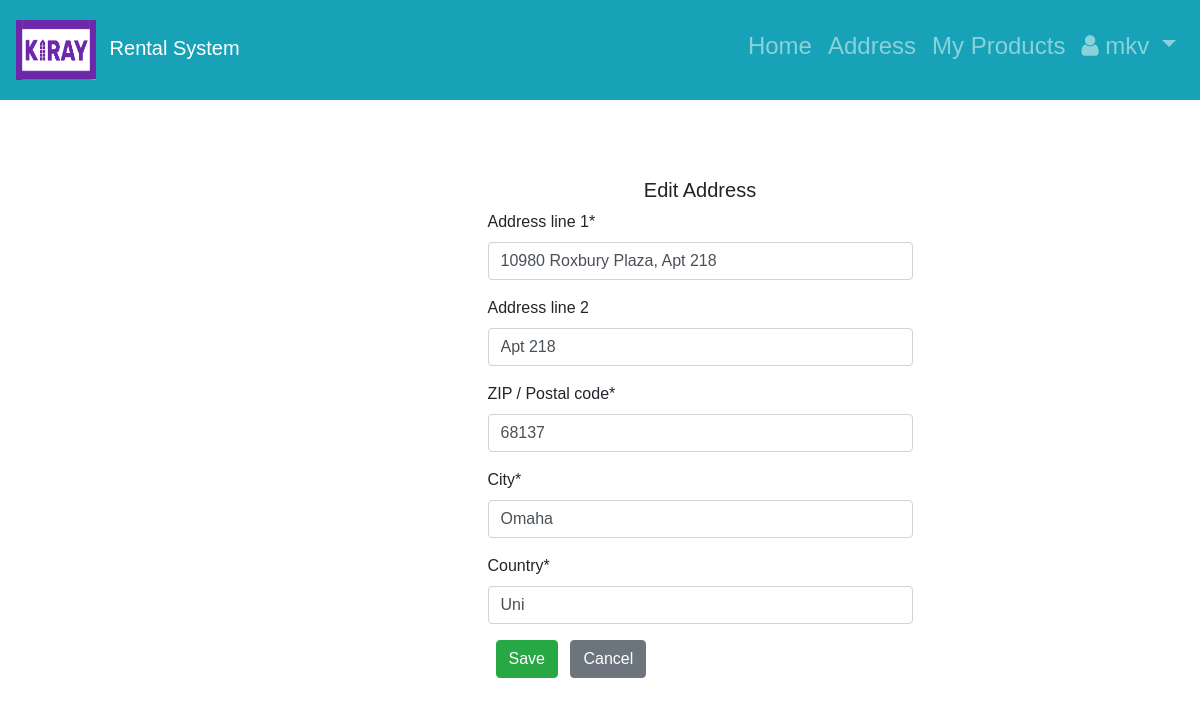
The app's page /1/edit/ (signed in), older data.
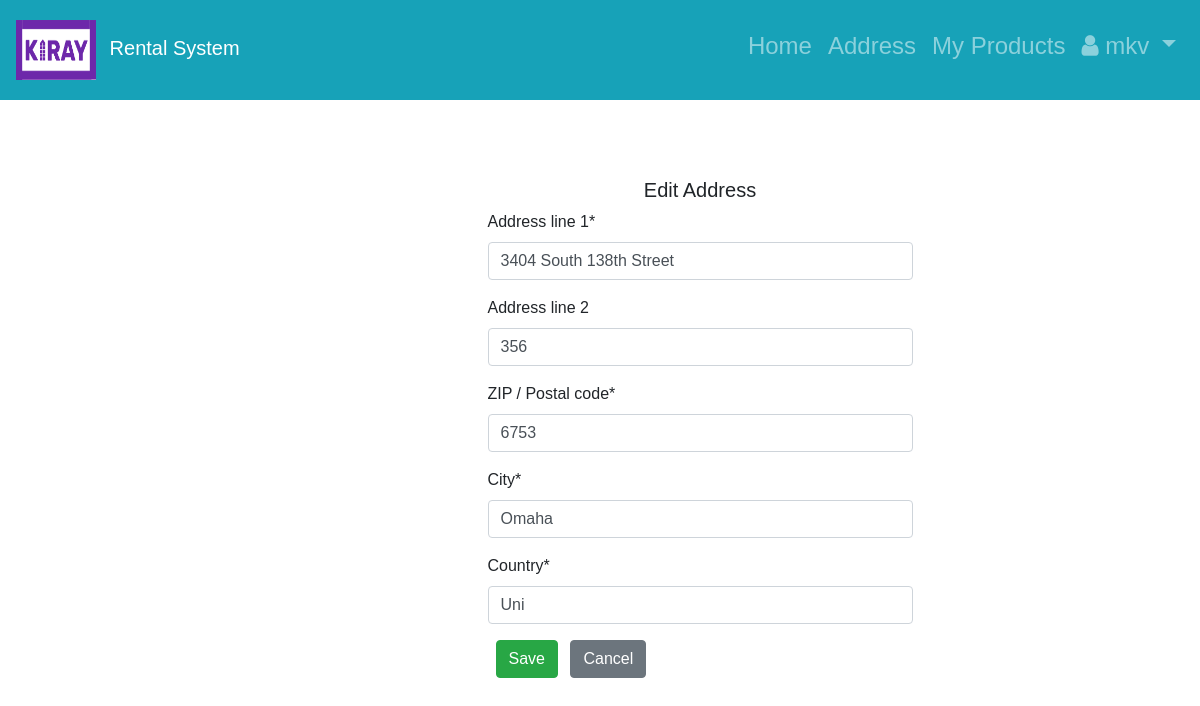
The same page, newer data.
### RentalApp/models.py (models this page shows, shortened)
class Address(models.Model):
    addressId = models.AutoField(auto_created=True, primary_key=True)
    customer = models.OneToOneField(Customer, on_delete=models.CASCADE, default=' ', null=True, blank=True,related_name='address')
    address1 = models.CharField(
        "Address line 1",
        max_length=1024,
    )
    address2 = models.CharField(
        "Address line 2",
        max_length=1024,
        null=True,
        blank=True,
    )
    zip_code = models.CharField(
        "ZIP / Postal code",
        max_length=12,
    )
    city = models.CharField(
        "City",
        max_length=1024,
    )
    country = models.CharField(
        "Country",
        max_length=1024,
    )
    class Meta:
        verbose_name = "Address"
        verbose_name_plural = "Addresses"

### RentalApp/views.py (the view, shortened to what this page needs)
# urls.py: path('<int:pk>/edit/', UpdateAddressView.as_view(), name="edit_address"),
class UpdateAddressView(LoginRequiredMixin,UpdateView):
    model = Address
    template_name = 'editAddress.html'
    fields = ('address1','address2', 'zip_code','city','country')
    login_url = '/users/login/'

### templates/editAddress.html
{% extends 'base.html' %}
{% load crispy_forms_tags %}
{% block content %}
    <div id="login">
    <h5 class="text-center pt-5">Edit Address</h5>
    <div id="login-row" class="row justify-content-center align-items-center">
        <div id="login-column" class="col-md-6">
            <div id="login-box" class="col-md-12">
                <form action="" method="post">{% csrf_token %}
                    {{ form|crispy }}
                  <button class="btn btn-success ml-2" type="submit">Save</button>
                    <a href="{% url 'RentalApp:address' object.pk %}" class="btn btn-secondary ml-2">
                    Cancel</a>
                </form>
            </div>
        </div>
    </div>
   </div>
{% endblock content %}

Row changes from the older to the newer data that the page shows:
changed Address "Omaha": address1 "10980 Roxbury Plaza, Apt 218" → "3404 South 138th Street"; address2 "Apt 218" → "356"; zip_code "68137" → "6753"
